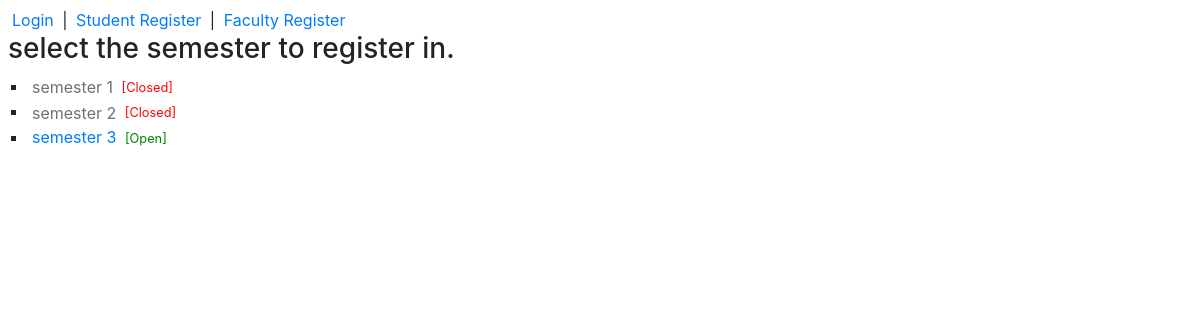
/add_course, run on the app's committed database.
### app/models.py (models this page shows, shortened)
class Semester(models.Model):
    status = models.BooleanField(default=True)
    title = models.CharField(max_length=64)

### app/views.py (the view)
# urls.py: path('add_course', views.add_course_view, name='add_course'),
def add_course_view(req):
    semesters = Semester.objects.all()
    return render(req, 'app/add_course.html', {
        'semesters': semesters
    })

### app/templates/app/add_course.html
{% extends 'app/layout.html' %}
{% block body %}
    <h3>select the semester to register in.</h3>
    <div>
        <ul style="list-style-type:square">
            {% for sem in semesters %}
                <li>
                    {% if sem.status %}
                        <a href="{% url 'course_register' %}">{{ sem.title }}</a>
                        <small style="color: green;">[Open]</small>
                        {% else %}
                        <a href="#" class="btn disabled p-0">{{ sem.title }}</a>
                        <small style="color: red;">[Closed]</small>
                    {% endif %}
                </li>
            {% empty %}
                No semester are running currenty!
            {% endfor %}
        </ul>
    </div>
{% endblock %}

### app/static/app/style.css (style rules this page uses)
body { padding: 8px; }
a:link { margin: 0px 4px; }
.btn { border: none; }
ul { padding-inline-start: 20px; }

### data on the page
Semester: title "semester 1"
Semester: title "semester 2"
Semester: title "semester 3"
